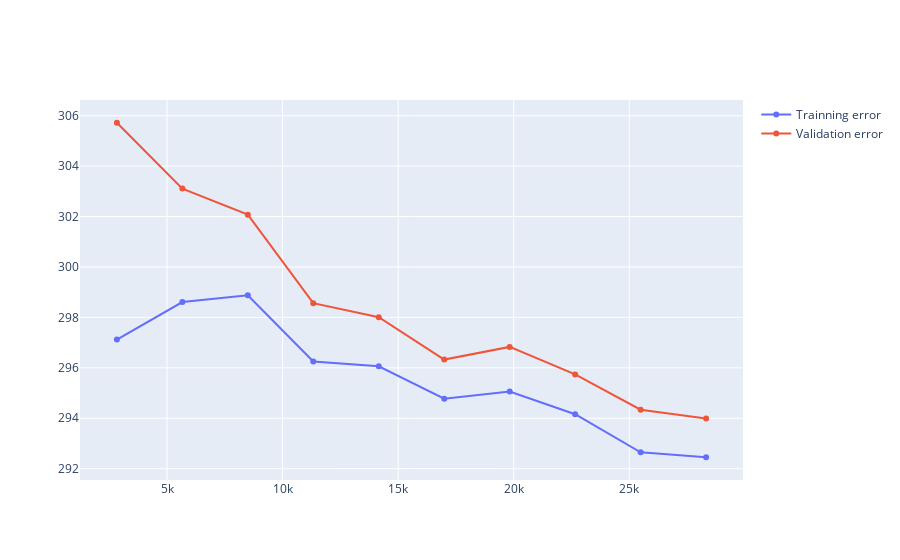

Source (notebook cell):
### Code cell
fig = go.Figure()
fig.add_trace(
    go.Scatter(
        x=train_sizes,
        y=y_scaler.inverse_transform(-np.mean(train_scores, axis=1)),
        name='Trainning error'
    )
)
fig.add_trace(
    go.Scatter(
        x=train_sizes,
        y=y_scaler.inverse_transform(-np.mean(valid_scores, axis=1)),
        name='Validation error'
    )
)
fig.show()

### Figure 1 — Plotly figure (JSON) as saved in the notebook; plotly's stock layout.template omitted (floating-point values rounded to 4 significant figures)
{"data": [{"name": "Trainning error", "type": "scatter", "x": [2832, 5664, 8496, 11328, 14161, 16993, 19825, 22657, 25489, 28322], "y": [297.1, 298.6, 298.9, 296.3, 296.1, 294.8, 295.1, 294.2, 292.6, 292.5]}, {"name": "Validation error", "type": "scatter", "x": [2832, 5664, 8496, 11328, 14161, 16993, 19825, 22657, 25489, 28322], "y": [305.7, 303.1, 302.1, 298.6, 298.0, 296.3, 296.8, 295.7, 294.3, 294.0]}], "layout": {}}
